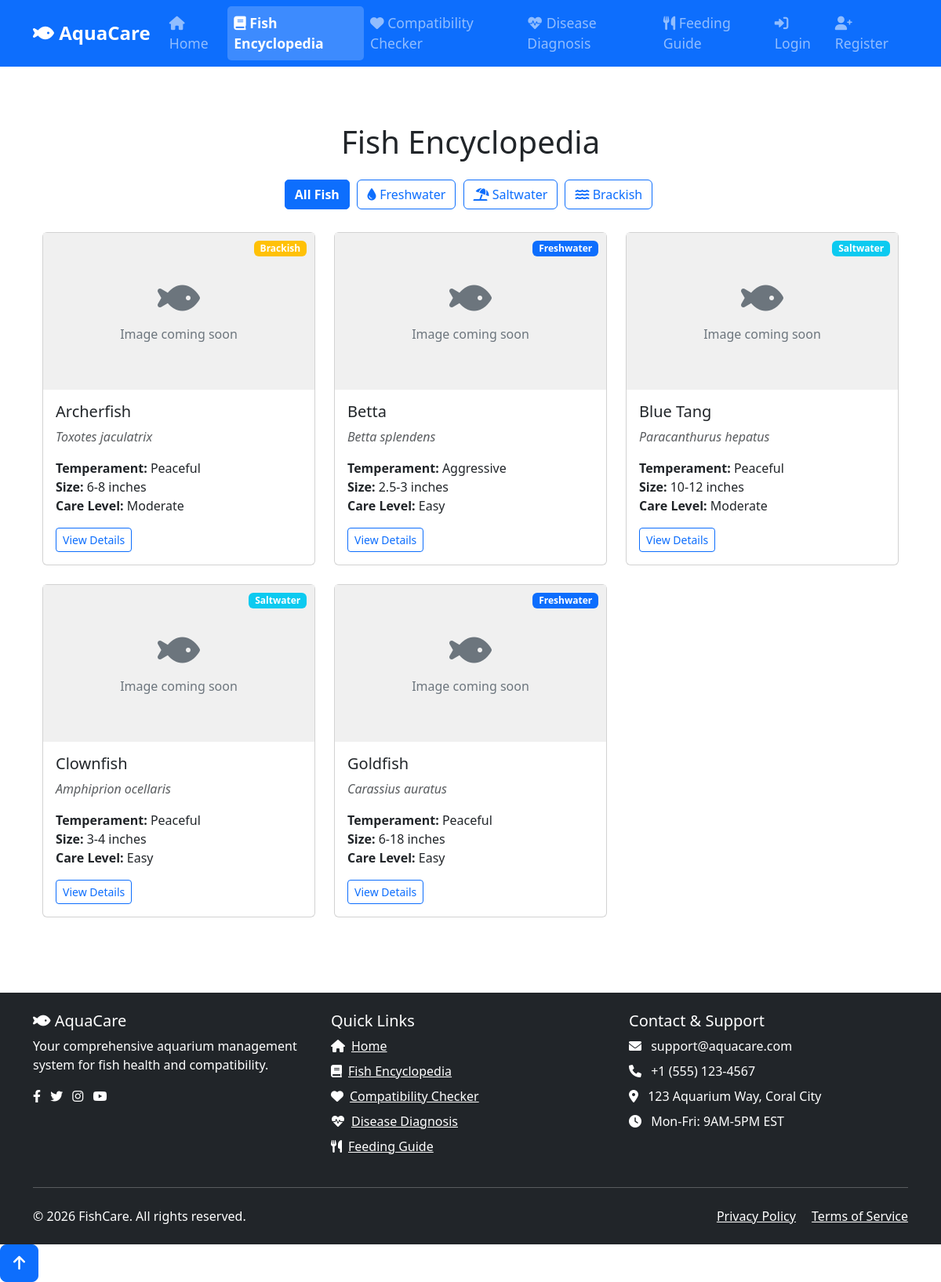
The page /AquaCare/fish_encyclopedia.php on the database its author committed.
### tables this page shows
CREATE TABLE Fish (
    fish_id INT AUTO_INCREMENT PRIMARY KEY,
    common_name VARCHAR(100) NOT NULL,
    scientific_name VARCHAR(100),
    family VARCHAR(100),
    origin VARCHAR(100),
    adult_size VARCHAR(50),
    lifespan VARCHAR(50),
    min_tank_size VARCHAR(50),
    temp_range VARCHAR(50),
    ph_range VARCHAR(50),
    temperament VARCHAR(50),
    care_level VARCHAR(50),
    diet VARCHAR(50),
    description TEXT,
    water_type ENUM('Freshwater', 'Saltwater', 'Brackish') NOT NULL,
    image_path VARCHAR(255),
    created_at TIMESTAMP DEFAULT CURRENT_TIMESTAMP,
    updated_at TIMESTAMP DEFAULT CURRENT_TIMESTAMP ON UPDATE CURRENT_TIMESTAMP,
    created_by INT,
    FOREIGN KEY (created_by) REFERENCES Users(user_id)
);

### AquaCare/fish_encyclopedia.php (the view, shortened to what this page needs)
<?php
require_once 'db_config.php';
try {
    $stmt = $pdo->query("SELECT * FROM Fish ORDER BY common_name");
    $allFish = $stmt->fetchAll();
} catch (PDOException $e) {
    die("Database error: " . $e->getMessage());
}
$waterType = $_GET['water_type'] ?? '';
?>
<!DOCTYPE html>
<html lang="en">
<head>
    <link href="https://cdn.jsdelivr.net/npm/bootstrap@5.3.0/dist/css/bootstrap.min.css" rel="stylesheet">
    <link rel="stylesheet" href="https://cdnjs.cloudflare.com/ajax/libs/font-awesome/6.0.0/css/all.min.css">
</head>
<body>
    <?php include 'header.php'; ?>
    <div class="container py-5">
        <h1 class="text-center mb-4">Fish Encyclopedia</h1>
        <div class="filter-buttons text-center mb-4">
            <a href="encyclopedia.php" class="btn btn-outline-primary <?php echo empty($waterType) ? 'active' : ''; ?>">
                All Fish
            </a>
            <a href="encyclopedia.php?water_type=Freshwater" class="btn btn-outline-primary <?php echo $waterType === 'Freshwater' ? 'active' : ''; ?>">
                <i class="fas fa-tint"></i> Freshwater
            </a>
            <a href="encyclopedia.php?water_type=Saltwater" class="btn btn-outline-primary <?php echo $waterType === 'Saltwater' ? 'active' : ''; ?>">
                <i class="fas fa-umbrella-beach"></i> Saltwater
            </a>
            <a href="encyclopedia.php?water_type=Brackish" class="btn btn-outline-primary <?php echo $waterType === 'Brackish' ? 'active' : ''; ?>">
                <i class="fas fa-water"></i> Brackish
            </a>
        </div>
        <div class="row row-cols-1 row-cols-md-2 row-cols-lg-3 g-4">
            <?php foreach ($allFish as $fish): ?>
                <div class="col">
                    <div class="card h-100 fish-card">
                        <div class="fish-image-container">
                            <?php if (!empty($fish['image_path']) && file_exists($_SERVER['DOCUMENT_ROOT'].$fish['image_path'])): ?>
                                <img src="<?= $fish['image_path'] ?>" class="fish-image" alt="<?= htmlspecialchars($fish['common_name']) ?>">
                            <?php else: ?>
                                <div class="no-image-placeholder">
                                    <i class="fas fa-fish"></i>
                                    <span>Image coming soon</span>
                                </div>
                            <?php endif; ?>
                        </div>
                        <span class="water-type-badge badge
                            <?php echo $fish['water_type'] === 'Freshwater' ? 'bg-primary' :
                                  ($fish['water_type'] === 'Saltwater' ? 'bg-info' : 'bg-warning'); ?>">
                            <?php echo $fish['water_type']; ?>
                        </span>
                        <div class="card-body">
                            <h2 class="card-title h5"><?php echo htmlspecialchars($fish['common_name']); ?></h2>
                            <p class="card-text text-muted">
                                <em><?php echo htmlspecialchars($fish['scientific_name']); ?></em>
                            </p>
                            <ul class="list-unstyled">
                                <li><strong>Temperament:</strong> <?php echo htmlspecialchars($fish['temperament']); ?></li>
                                <li><strong>Size:</strong> <?php echo htmlspecialchars($fish['adult_size']); ?></li>
                                <li><strong>Care Level:</strong> <?php echo htmlspecialchars($fish['care_level']); ?></li>
                            </ul>
                            <a href="view_fish.php?id=<?php echo $fish['fish_id']; ?>" class="btn btn-sm btn-outline-primary">
                                View Details
                            </a>
                        </div>
                    </div>
                </div>
            <?php endforeach; ?>
        </div>
    </div>
    <?php include 'footer.php'; ?>
</body>
</html>

### AquaCare/fish_encyclopedia.php (style rules this page uses)
.fish-card { transition: transform 0.3s ease, box-shadow 0.3s ease; height: 100%; position: relative; }
.water-type-badge { position: absolute; top: 10px; right: 10px; z-index: 1; }
.fish-image-container { height: 200px; overflow: hidden; position: relative; background-color: #f5f5f5; }
.no-image-placeholder { height: 200px; display: flex; flex-direction: column; align-items: center; justify-content: center; color: #6c757d; background-color: #f0f0f0; }
.no-image-placeholder i { font-size: 3rem; margin-bottom: 10px; }
.filter-buttons .btn { margin-right: 5px; margin-bottom: 5px; }
.card-body { padding: 1.25rem; }

### AquaCare/header.php (style rules this page uses)
.active { font-weight: bold; color: #fff !important; background-color: rgba(255, 255, 255, 0.2); border-radius: 5px; }

### rows shown on the page
fish: shows "Image coming soon", water_type "Brackish", common_name "Archerfish", scientific_name "Toxotes jaculatrix", temperament "Peaceful", adult_size "6-8 inches", care_level "Moderate"
fish: shows "Image coming soon", water_type "Freshwater", common_name "Betta", scientific_name "Betta splendens", temperament "Aggressive", adult_size "2.5-3 inches", care_level "Easy"
fish: shows "Image coming soon", water_type "Saltwater", common_name "Blue Tang", scientific_name "Paracanthurus hepatus", temperament "Peaceful", adult_size "10-12 inches", care_level "Moderate"
fish: shows "Image coming soon", water_type "Saltwater", common_name "Clownfish", scientific_name "Amphiprion ocellaris", temperament "Peaceful", adult_size "3-4 inches", care_level "Easy"
fish: shows "Image coming soon", water_type "Freshwater", common_name "Goldfish", scientific_name "Carassius auratus", temperament "Peaceful", adult_size "6-18 inches", care_level "Easy"
